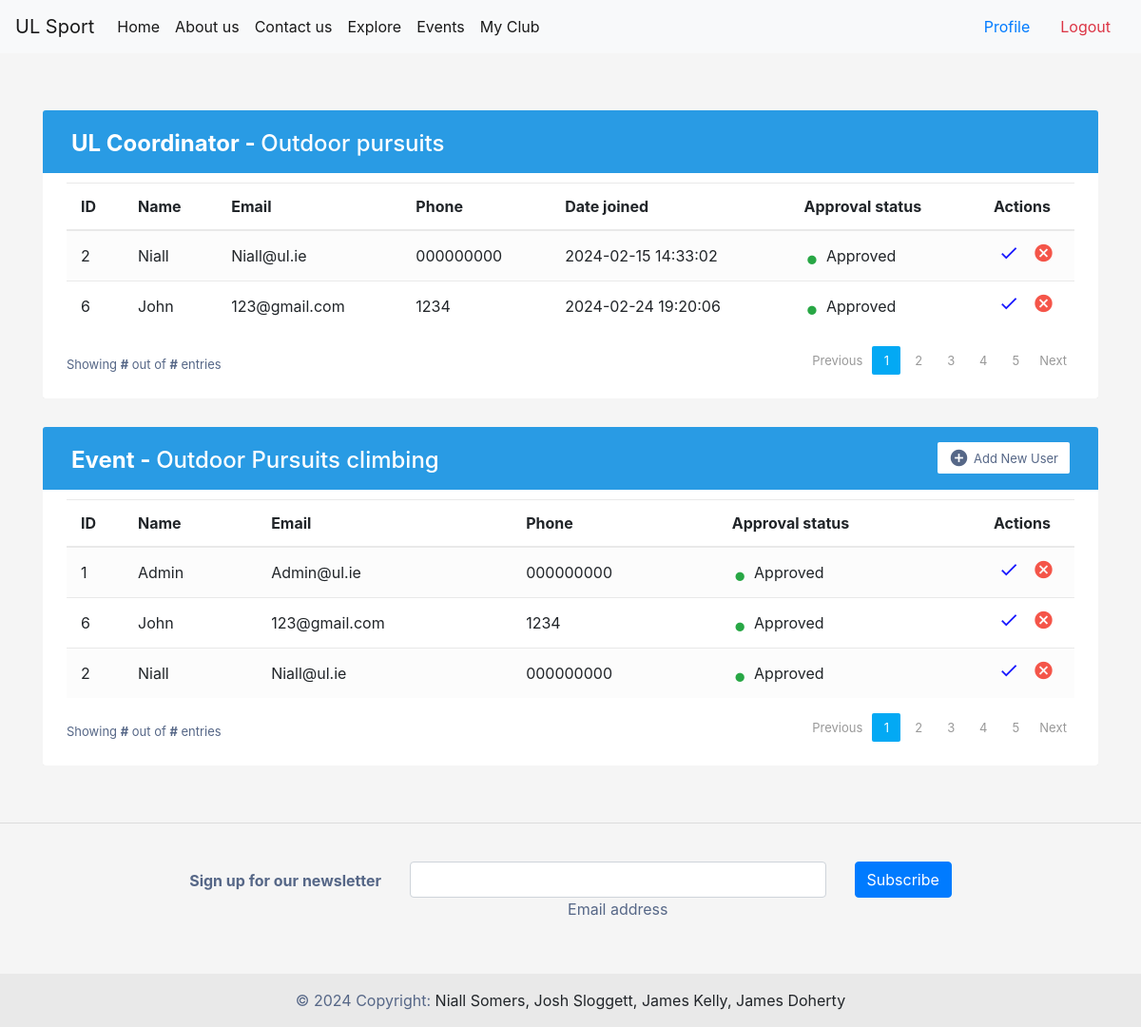
The page /myclub (signed in) on the database as committed earlier.
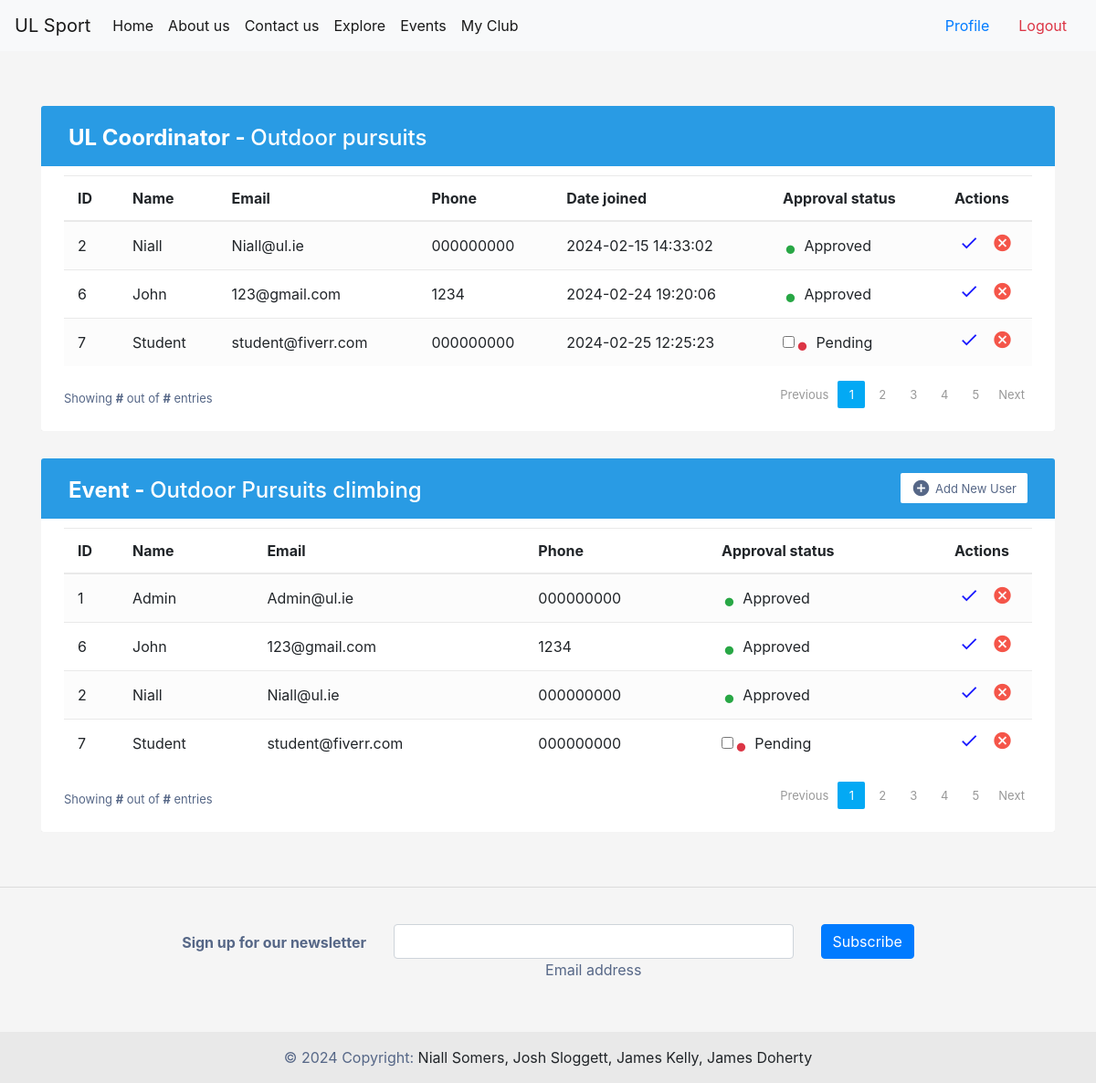
The same page on the database as committed later.
### tables this page shows
CREATE TABLE Clubs (
    ClubID INTEGER PRIMARY KEY AUTOINCREMENT,
    Name TEXT NOT NULL,
    Description TEXT,
    ValidityStatus TEXT NOT NULL,
    CoordinatorID INTEGER,
    CreatedAt TIMESTAMP DEFAULT CURRENT_TIMESTAMP,
    UpdatedAt TIMESTAMP DEFAULT CURRENT_TIMESTAMP,
    FOREIGN KEY (CoordinatorID) REFERENCES Users(UserID)
);

CREATE TABLE ClubMemberships (
    MembershipID INTEGER PRIMARY KEY AUTOINCREMENT,
    UserID INTEGER,
    ClubID INTEGER,
    RequestStatus TEXT DEFAULT 'Pending',
    CreatedAt TIMESTAMP DEFAULT CURRENT_TIMESTAMP,
    UpdatedAt TIMESTAMP DEFAULT CURRENT_TIMESTAMP ,
    FOREIGN KEY (UserID) REFERENCES Users(UserID),
    FOREIGN KEY (ClubID) REFERENCES Clubs(ClubID)
);

CREATE TABLE Users (
    UserID INTEGER PRIMARY KEY AUTOINCREMENT,
    Username TEXT NOT NULL,
    Password TEXT NOT NULL,
    Contact TEXT NOT NULL,
    Email TEXT NOT NULL,
    Role TEXT NOT NULL,
    ApprovalStatus TEXT DEFAULT 'Pending',
    CreatedAt TIMESTAMP DEFAULT CURRENT_TIMESTAMP,
    UpdatedAt TIMESTAMP DEFAULT CURRENT_TIMESTAMP
);

CREATE TABLE Events (
    EventID INTEGER PRIMARY KEY AUTOINCREMENT,
    Title TEXT NOT NULL,
    Description TEXT,
    Date DATE NOT NULL,
    Time TIME NOT NULL,
    Venue TEXT NOT NULL,
    ClubID INTEGER,
    CreatedAt TIMESTAMP DEFAULT CURRENT_TIMESTAMP,
    UpdatedAt TIMESTAMP DEFAULT CURRENT_TIMESTAMP,
    FOREIGN KEY (ClubID) REFERENCES Clubs(ClubID)
);

CREATE TABLE EventRegistrations (
    RegistrationID INTEGER PRIMARY KEY AUTOINCREMENT,
    UserID INTEGER,
    EventID INTEGER,
    Status TEXT DEFAULT 'Pending',
    CreatedAt TIMESTAMP DEFAULT CURRENT_TIMESTAMP,
    UpdatedAt TIMESTAMP DEFAULT CURRENT_TIMESTAMP,
    FOREIGN KEY (UserID) REFERENCES Users(UserID),
    FOREIGN KEY (EventID) REFERENCES Events(EventID)
);

### permissionpages.py (the view)
def myclub():
    if current_user is None:
        return render_template('/home.html',)
    else:
        conn = db.connect('db/user_data.db')
        cursor = conn.cursor()
        conn = db.connect('db/user_data.db')
        cursor = conn.cursor()
        cursor.execute('SELECT Role FROM Users WHERE UserID = ?', (current_user.id,))
        role_data = cursor.fetchone()
        cursor.execute('SELECT * FROM Clubs WHERE CoordinatorID = ?', (current_user.id,))
        club_owner = cursor.fetchone()
        if role_data[0] == 'Coordinator' and club_owner:
            cursor.execute('''
                        SELECT u.UserID, u.Username, u.Contact, u.Email, c.RequestStatus, c.CreatedAt
                        FROM Users u
                        JOIN ClubMemberships c ON u.UserID = c.UserID
                        WHERE c.ClubID = ?
                    ''', (club_owner[0],))
            club_users = cursor.fetchall()
            cursor.execute('''
                SELECT * from Events WHERE ClubID = ?
            ''', (club_owner[0],))
            event_data = cursor.fetchall()
            registered_data = []
            for event in event_data:
                cursor.execute('''
                                SELECT Users.UserID, Users.Username, Users.Contact, Users.Email, EventRegistrations.Status
                                FROM Users
                                JOIN EventRegistrations ON Users.UserID = EventRegistrations.UserID
                                WHERE EventRegistrations.EventID = ?
                            ''', (event[0],))
                registered_data.append(cursor.fetchall())
            print(event_data)
            return render_template('/myclubmanage.html', current_user=current_user, club_data=club_owner, club_users=club_users, event_data=event_data, registered_data=registered_data)
        elif role_data[0] == 'Coordinator' and club_owner is None:
            return render_template('/myclubcreate.html', current_user=current_user)

### app.py (called while the page is built)
@login_manager.user_loader
def load_user(user_id):
    conn = db.connect('db/user_data.db')
    cursor = conn.cursor()
    cursor.execute('SELECT * FROM Users WHERE UserID = ?', (user_id,))
    user_data = cursor.fetchone()
    conn.close()
    if user_data:
        return auth.User(user_data[0], user_data[1])

### templates/myclubmanage.html (shortened to what this page needs)
{% extends "base.html" %}
{% block content %}
{% if user_data.role == 'Coordinator' %}
<div class="container-xl">
    <div class="table-responsive">
        <div class="table-wrapper">
            <div class="table-title">
                <div class="row">
                    <div class="col-sm-5">
                        <h2><b>UL Coordinator - </b> {{user_data.club}}</h2>
                    </div>
                </div>
            </div>
            <table class="table table-striped table-hover">
                <thead>
                    <tr>
                        <th>ID</th>
                        <th>Name</th>
                        <th>Email</th>
                        <th>Phone</th>
                        <th>Date joined</th>
                        <th>Approval status</th>
                        <th>Actions</th>
                    </tr>
                </thead>
                <tbody>
                {% for data in club_users %}
                    <tr>
                        <td>{{data[0]}}</td>
                        <td>{{data[1]}}</td>
                        <td>{{data[3]}}</td>
                        <td>{{data[2]}}</td>
                        <form method="post" action="{{ url_for('updateClubMember') }}">
                            <td>{{data[5]}}</td>
                            {% if data[4] != "Pending" %}
                                <td><input type="hidden" name="approval" value="on"/><span class="status text-success">&bull;</span> {{data[4]}}</td>
                            {% else %}
                                <td><input type="checkbox" name="approval"/><span class="status text-danger">&bull;</span> {{data[4]}}</td>
                            {% endif %}
                            <td>
                                  <button type="submit" style="background: transparent; border: 0; padding: 0; color: blue;" class="update-user" title="Update User" data-toggle="tooltip">
                                    <i class="material-icons">&#xE5CA;</i>
                                  </button>
                                <a href="#" class="delete" title="Delete" data-toggle="tooltip"><i class="material-icons">&#xE5C9;</i></a>
                            </td>
                        </form>
                    </tr>
                    {% endfor %}
                </tbody>
            </table>
            <div class="clearfix">
                <div class="hint-text">Showing <b>#</b> out of <b>#</b> entries</div>
                <ul class="pagination">
                    <li class="page-item disabled"><a href="#">Previous</a></li>
                    <li class="page-item active"><a href="#" class="page-link">1</a></li>
                    <li class="page-item"><a href="#" class="page-link">2</a></li>
                    <li class="page-item "><a href="#" class="page-link">3</a></li>
                    <li class="page-item"><a href="#" class="page-link">4</a></li>
                    <li class="page-item"><a href="#" class="page-link">5</a></li>
                    <li class="page-item"><a href="#" class="page-link">Next</a></li>
                </ul>
            </div>
        </div>
    </div>
</div>
{% for event in event_data %}
<div class="container-xl">
    <div class="table-responsive">
        <div class="table-wrapper">
            <div class="table-title">
                <div class="row">
                    <div class="col-sm-5">
                        <h2><b>Event - </b> {{event[1]}}</h2>
                    </div>
                    <div class="col-sm-7">
                        <a href="#" class="btn btn-secondary"><i class="material-icons">&#xE147;</i> <span>Add New User</span></a>
                    </div>
                </div>
            </div>
            <table class="table table-striped table-hover">
                <thead>
                    <tr>
                        <th>ID</th>
                        <th>Name</th>
                        <th>Email</th>
                        <th>Phone</th>
                        <th>Approval status</th>
                        <th>Actions</th>
                    </tr>
                </thead>
                <tbody>
                {% for data in registered_data[loop.index0] %}
                    <tr>
                        <td>{{data[0]}}</td>
                        <td>{{data[1]}}</td>
                        <td>{{data[3]}}</td>
                        <td>{{data[2]}}</td>
                        <form method="post" action="{{ url_for('updateClubMemberEvent') }}">
                            {% if data[4] != "Pending" %}
                                <td><input type="hidden" name="approval" value="on"/><span class="status text-success">&bull;</span> {{data[4]}}</td>
                            {% else %}
                                <td><input type="checkbox" name="approval"/><span class="status text-danger">&bull;</span> {{data[4]}}</td>
                            {% endif %}
                            <td>
                                  <button type="submit" style="background: transparent; border: 0; padding: 0; color: blue;" class="update-user" title="Update User" data-toggle="tooltip">
                                    <i class="material-icons">&#xE5CA;</i>
                                  </button>
                                <a href="#" class="delete" title="Delete" data-toggle="tooltip"><i class="material-icons">&#xE5C9;</i></a>
                            </td>
                        </form>
                    </tr>
                    {% endfor %}
                </tbody>
            </table>
            <div class="clearfix">
                <div class="hint-text">Showing <b>#</b> out of <b>#</b> entries</div>
                <ul class="pagination">
                    <li class="page-item disabled"><a href="#">Previous</a></li>
                    <li class="page-item active"><a href="#" class="page-link">1</a></li>
                    <li class="page-item"><a href="#" class="page-link">2</a></li>
                    <li class="page-item "><a href="#" class="page-link">3</a></li>
                    <li class="page-item"><a href="#" class="page-link">4</a></li>
                    <li class="page-item"><a href="#" class="page-link">5</a></li>
                    <li class="page-item"><a href="#" class="page-link">Next</a></li>
                </ul>
            </div>
        </div>
    </div>
</div>
{% endfor %}
        {% else %}
        <p>{{current_user.username}} is not authorized to access this page!</p>
        {% endif %}
{% endblock %}

### templates/base.html (shortened to what this page needs)
<!DOCTYPE html>
<html lang="en">
<head>
        <link rel="stylesheet" href="https://cdn.jsdelivr.net/npm/bootstrap@4.6.2/dist/css/bootstrap.min.css">
</head>
<body>
    <nav class="navbar navbar-expand-lg navbar-light bg-light navbar sticky-top">
        <a class="navbar-brand" href="#">UL Sport</a>
        <div class="collapse navbar-collapse" id="navbarSupportedContent">
          <ul class="navbar-nav mr-auto">
            <li class="nav-item active">
              <a class="nav-link" href="{{url_for('home')}}">Home <span class="sr-only">(current)</span></a>
            </li>
            <li class="nav-item active">
              <a class="nav-link" href="{{url_for('about')}}">About us<span class="sr-only">(current)</span></a>
            </li>
            <li class="nav-item active">
              <a class="nav-link" href="{{url_for('contact')}}">Contact us<span class="sr-only">(current)</span></a>
            </li>
            <li class="nav-item active">
              <a class="nav-link" href="{{url_for('explore')}}">Explore<span class="sr-only">(current)</span></a>
            </li>
              <li class="nav-item active">
              <a class="nav-link" href="{{url_for('events')}}">Events<span class="sr-only">(current)</span></a>
              </li>
              {% if user_data.role == 'Coordinator' %}
            <li class="nav-item active">
              <a class="nav-link" href="{{url_for('myclub')}}">My Club<span class="sr-only">(current)</span></a>
            </li>
              {% endif %}
          </ul>
            {% if not current_user.is_authenticated %}
            <a class="nav-link" href="{{url_for('login')}}">Login<span class="sr-only">(current)</span></a>
            {% else %}
            <a class="nav-link" href="{{url_for('profile')}}">Profile<span class="sr-only">(current)</span></a>
            <a class="nav-link text-danger" href="{{url_for('logout')}}">Logout<span class="sr-only">(current)</span></a>
            {% endif %}
          </div>
      </nav>
    <div id="content">
        {% block content %}{% endblock %}
    </div>
    <footer class="bg-body-tertiary text-center">
      <hr>
        <div class="container p-4 pb-0">
          <section class="">
            <form action="">
              <div class="row d-flex justify-content-center">
                <div class="col-auto">
                  <p class="pt-2">
                    <strong>Sign up for our newsletter</strong>
                  </p>
                </div>
                <div class="col-md-5 col-12">
                  <div data-mdb-input-init class="form-outline mb-4">
                    <input type="email" id="form5Example26" class="form-control" />
                    <label class="form-label" for="form5Example26">Email address</label>
                  </div>
                </div>
                <div class="col-auto">
                  <button data-mdb-ripple-init type="submit" class="btn btn-primary mb-4">
                    Subscribe
                  </button>
                </div>
              </div>
            </form>
          </section>
        </div>
        <div class="text-center p-3" style="background-color: rgba(0, 0, 0, 0.05);">
          © 2024 Copyright:
          <a class="text-body" href="https://mdbootstrap.com/">Niall Somers, Josh Sloggett, James Kelly, James Doherty</a>
        </div>
      </footer>
</body>
</html>

### templates/base.html (style rules this page uses)
footer { bottom:0; width: 100%; margin-top: 5%; }
body { min-height: 100vh; overflow-x: hidden; }
nav { margin-bottom: 5%; }

### templates/myclubmanage.html (style rules this page uses)
body { color: #566787; background: #f5f5f5; }
.table-responsive { margin: 30px 0; }
.table-wrapper { min-width: 1000px; background: #fff; padding: 20px 25px; border-radius: 3px; box-shadow: 0 1px 1px rgba(0,0,0,.05); }
.table-title { padding-bottom: 15px; background: #299be4; color: #fff; padding: 16px 30px; margin: -20px -25px 10px; border-radius: 3px 3px 0 0; }
.table-title h2 { margin: 5px 0 0; font-size: 24px; }
.table-title .btn { color: #566787; float: right; font-size: 13px; background: #fff; border: none; min-width: 50px; border-radius: 2px; border: none; outline: none !important; margin-left: 10px; }
.table-title .btn i { float: left; font-size: 21px; margin-right: 5px; }
.table-title .btn span { float: left; margin-top: 2px; }
table.table tr th, table.table tr td { border-color: #e9e9e9; padding: 12px 15px; vertical-align: middle; }
table.table tr th:first-child { width: 60px; }
table.table tr th:last-child { width: 100px; }
table.table-striped tbody tr:nth-of-type(odd) { background-color: #fcfcfc; }
table.table td:last-child i { opacity: 0.9; font-size: 22px; margin: 0 5px; }
table.table td a { font-weight: bold; color: #566787; display: inline-block; text-decoration: none; }
table.table td a.delete { color: #F44336; }
table.table td i { font-size: 19px; }
.status { font-size: 30px; margin: 2px 2px 0 0; display: inline-block; vertical-align: middle; line-height: 10px; }
.text-success { color: #10c469; }
.text-danger { color: #ff5b5b; }
.pagination { float: right; margin: 0 0 5px; }
.pagination li a { border: none; font-size: 13px; min-width: 30px; min-height: 30px; color: #999; margin: 0 2px; line-height: 30px; border-radius: 2px !important; text-align: center; padding: 0 6px; }
.pagination li.active a, .pagination li.active a.page-link { background: #03A9F4; }
.hint-text { float: left; margin-top: 10px; font-size: 13px; }

Rows that differ between the two databases and show on the page:
added ClubMemberships: UserID "7", Username "Student", Email "student@fiverr.com", Contact "000000000", CreatedAt "2024-02-25 12:25:23", RequestStatus "Pending"
added EventRegistrations: UserID "7", Username "Student", Email "student@fiverr.com", Contact "000000000", Status "Pending"
